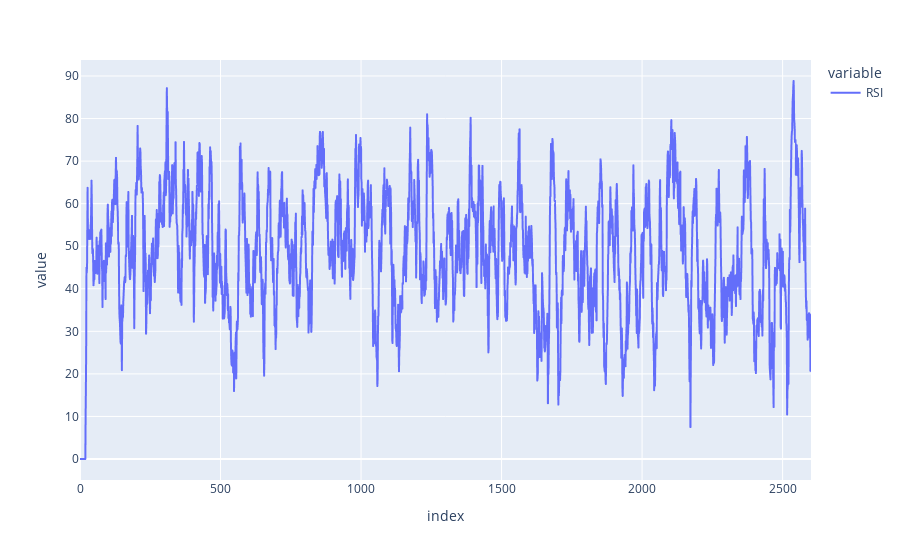

The cell this chart's notebook holds for it:
### Code cell
import plotly.express as px 
px.line(jpy_inr['RSI'])

### Figure 1 — Plotly figure (JSON) as saved in the notebook; plotly's stock layout.template omitted (floating-point values rounded to 4 significant figures; data arrays with more than 128 entries replaced by an {"elided": "..."} marker saying what was removed)
{"data": [{"hovertemplate": "variable=RSI<br>index=%{x}<br>value=%{y}<extra></extra>", "legendgroup": "RSI", "line": {"color": "#636efa", "dash": "solid"}, "marker": {"symbol": "circle"}, "mode": "lines", "name": "RSI", "showlegend": true, "type": "scattergl", "x": {"elided": "2602 int values"}, "xaxis": "x", "y": {"elided": "2602 float values"}, "yaxis": "y"}], "layout": {"legend": {"title": {"text": "variable"}, "tracegroupgap": 0}, "margin": {"t": 60}, "xaxis": {"anchor": "y", "domain": [0, 1], "title": {"text": "index"}}, "yaxis": {"anchor": "x", "domain": [0, 1], "title": {"text": "value"}}}}
